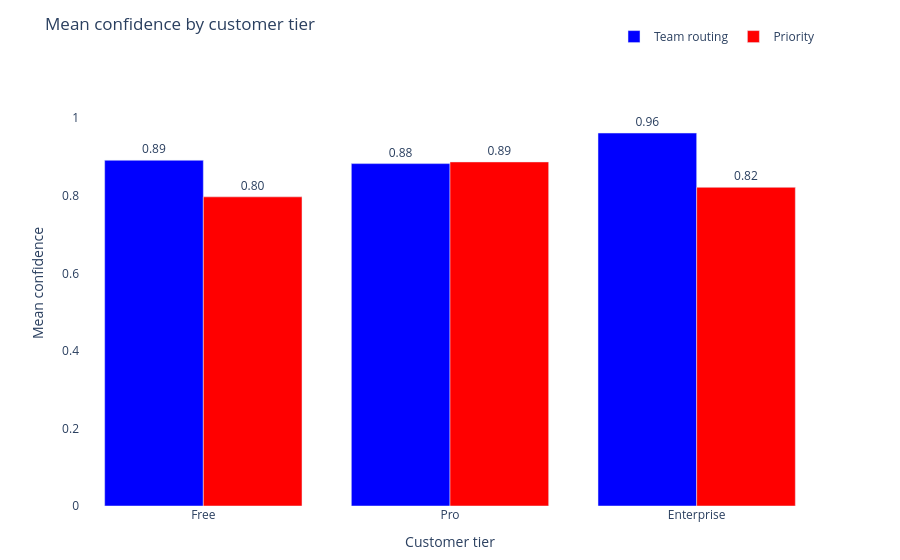

Write notebook code for a chart like this one.
### Markdown cell above
## 8. Confidence by customer tier

Does Jev's confidence vary with customer tier? Enterprise tickets tend to have more context in the description, which might produce clearer signals.

### Code cell
tier_order = ["Free", "Pro", "Enterprise"]

tier_summary = (
    results_df
    .groupby("tier")
    .agg(
        mean_team_conf     =("team_confidence",     "mean"),
        mean_priority_conf =("priority_confidence", "mean"),
        count              =("id",                  "count"),
    )
    .reset_index()
)
tier_summary["tier"] = pd.Categorical(
    tier_summary["tier"], categories=tier_order, ordered=True
)
tier_summary = tier_summary.sort_values("tier")

fig2 = go.Figure()
fig2.add_trace(go.Bar(
    name="Team routing",
    x=tier_summary["tier"],
    y=tier_summary["mean_team_conf"],
    marker_color="blue",
    text=[f"{v:.2f}" for v in tier_summary["mean_team_conf"]],
    textposition="outside",
))
fig2.add_trace(go.Bar(
    name="Priority",
    x=tier_summary["tier"],
    y=tier_summary["mean_priority_conf"],
    marker_color="red",
    text=[f"{v:.2f}" for v in tier_summary["mean_priority_conf"]],
    textposition="outside",
))
fig2.update_layout(
    title="Mean confidence by customer tier",
    xaxis_title="Customer tier",
    yaxis_title="Mean confidence",
    yaxis=dict(range=[0, 1.15]),
    barmode="group",
    plot_bgcolor="white",
    paper_bgcolor="white",
    font=dict(size=12),
    margin=dict(t=60, b=40),
    legend=dict(orientation="h", yanchor="bottom", y=1.02, xanchor="right", x=1),
)
fig2.show()

### Figure 1 — Plotly figure (JSON) as saved in the notebook; plotly's stock layout.template omitted (floating-point values rounded to 4 significant figures)
{"data": [{"marker": {"color": "blue"}, "name": "Team routing", "text": ["0.89", "0.88", "0.96"], "textposition": "outside", "type": "bar", "x": ["Free", "Pro", "Enterprise"], "y": [0.8914, 0.8829, 0.9617]}, {"marker": {"color": "red"}, "name": "Priority", "text": ["0.80", "0.89", "0.82"], "textposition": "outside", "type": "bar", "x": ["Free", "Pro", "Enterprise"], "y": [0.7971, 0.8871, 0.8217]}], "layout": {"barmode": "group", "font": {"size": 12}, "legend": {"orientation": "h", "x": 1, "xanchor": "right", "y": 1.02, "yanchor": "bottom"}, "margin": {"b": 40, "t": 60}, "paper_bgcolor": "white", "plot_bgcolor": "white", "title": {"text": "Mean confidence by customer tier"}, "xaxis": {"title": {"text": "Customer tier"}}, "yaxis": {"range": [0, 1.15], "title": {"text": "Mean confidence"}}}}
